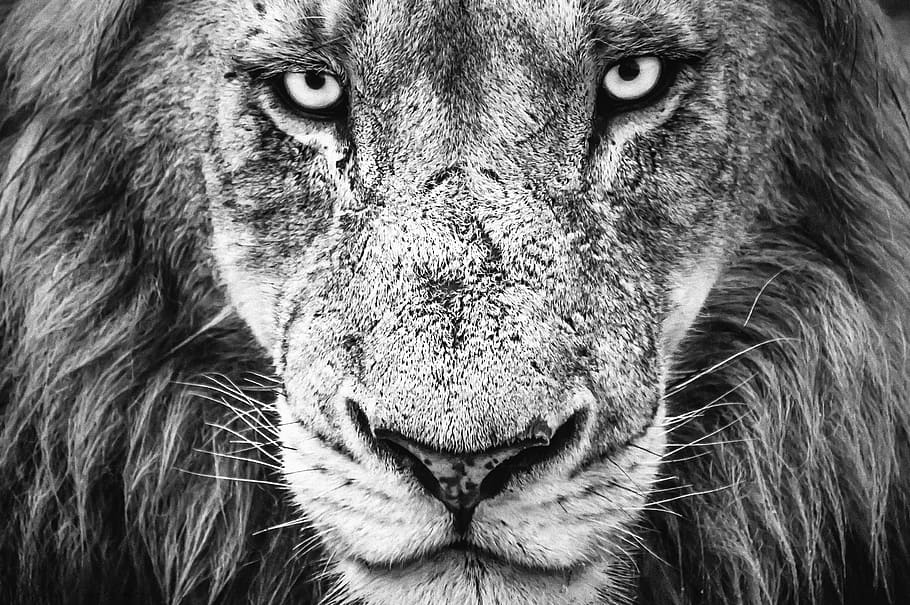
#> input picture animal-big-black-and-white-carnivore.jpg, 910 x 605 px
$ jupyter execute fft_donusumu.ipynb
#> lines starting #> are read from the running program, lines starting #| are printed output that depends on the picture
[cell 1]
import numpy as np
import matplotlib.pyplot as plt
import cv2
import os

# Grayscale resmi yükleme
img = cv2.imread(os.path.join('animal-big-black-and-white-carnivore.jpg'), cv2.IMREAD_GRAYSCALE)
#> img is the input picture: shape (605, 910); min 0, max 255, mean 112.6

# Resmi gösterme
plt.figure(figsize=(12, 6))
plt.subplot(2, 3, 1)
plt.imshow(img, cmap='gray')
plt.title('Orijinal Resim')
plt.axis('off')
plt.show()

# Fourier transformunu uygulama
f_transform = np.fft.fft2(img)
f_transform_shifted = np.fft.fftshift(f_transform)

# Magnitüd spektrumunu hesaplama ve gösterme
magnitude_spectrum = 20 * np.log(np.abs(f_transform_shifted))
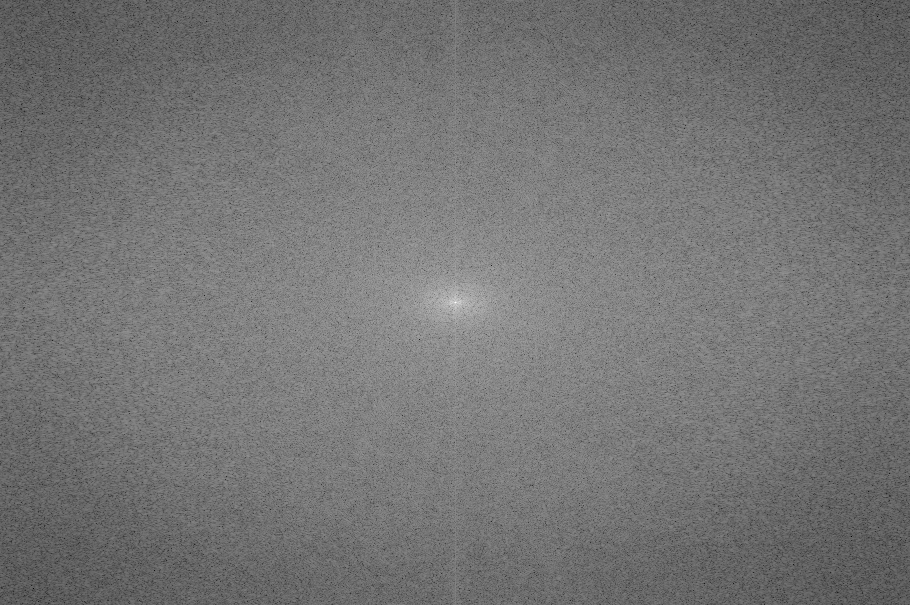
#> magnitude_spectrum: shape (605, 910) float64; min 49.43, max 358.8, mean 190.8; drawn with min black and max white

plt.imshow(magnitude_spectrum, cmap='gray')
plt.title('Fourier Transform Magnitude Spectrum')
plt.axis('off')
plt.show()

# Düşük geçiş ve yüksek geçiş filtrelerini oluşturma
rows, cols = img.shape
#> rows = 605; cols = 910
crow, ccol = rows // 2 , cols // 2
#> crow = 302; ccol = 455

# Düşük geçiş filtresi
low_pass_mask = np.zeros((rows, cols), np.uint8)
size = 30
low_pass_mask[crow - size:crow + size, ccol - size:ccol + size] = 1

# Yüksek geçiş filtresi
high_pass_mask = np.ones((rows, cols), np.uint8)
high_pass_mask[crow - size:crow + size, ccol - size:ccol + size] = 0

# Düşük geçiş filtresini uygulama
f_transform_shifted_low = f_transform_shifted * low_pass_mask
f_ishift_low = np.fft.ifftshift(f_transform_shifted_low)
img_reconstructed_low = np.fft.ifft2(f_ishift_low)
img_reconstructed_low = np.abs(img_reconstructed_low)
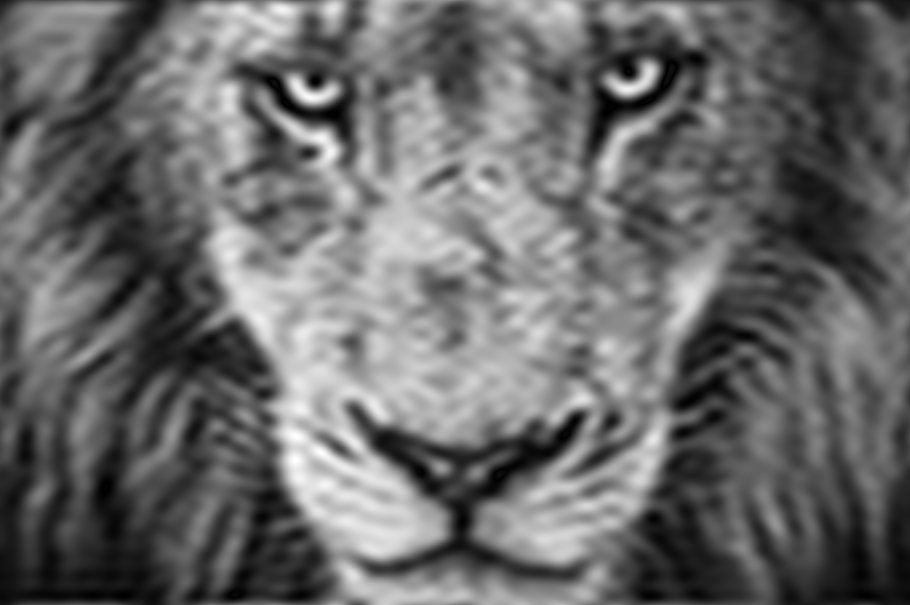
#> img_reconstructed_low: shape (605, 910) float64; min 0.00652, max 271.7, mean 112.6; drawn with min black and max white

low_magnitude_spectrum_filtered =  np.log(np.abs(f_transform_shifted_low) + 1)
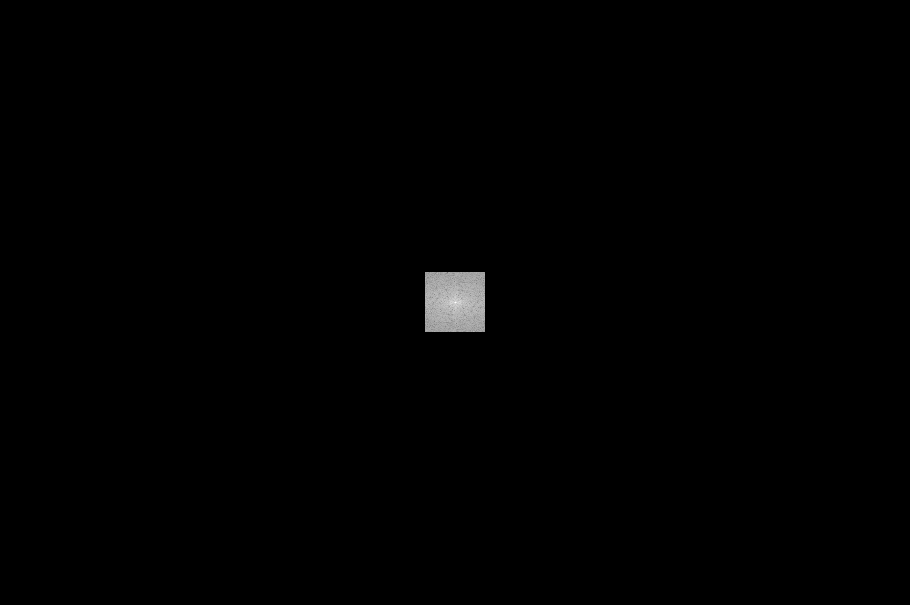
#> low_magnitude_spectrum_filtered: shape (605, 910) float64; min 0, max 17.94, mean 0.0793; drawn with min black and max white


# Yüksek geçiş filtresini uygulama
f_transform_shifted_high = f_transform_shifted * high_pass_mask
f_ishift_high = np.fft.ifftshift(f_transform_shifted_high)
img_reconstructed_high = np.fft.ifft2(f_ishift_high)
img_reconstructed_high = np.abs(img_reconstructed_high)
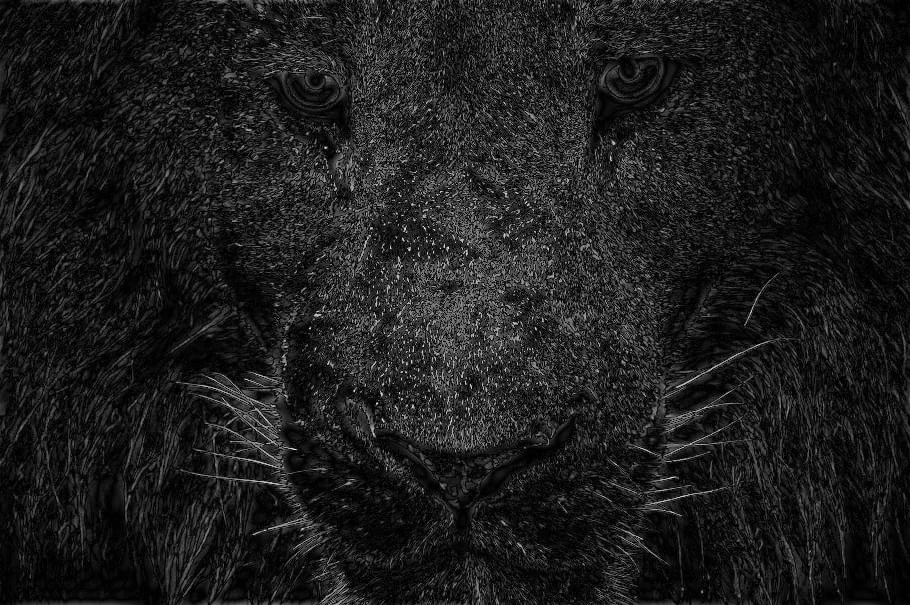
#> img_reconstructed_high: shape (605, 910) float64; min 0.0167, max 230.8, mean 29.6

high_magnitude_spectrum_filtered =  np.log(np.abs(f_transform_shifted_high) + 1)
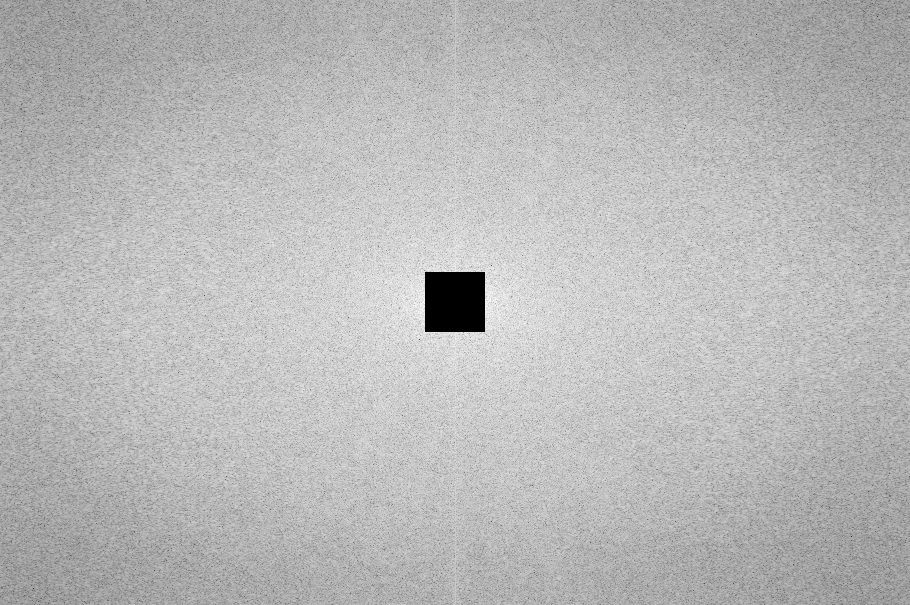
#> high_magnitude_spectrum_filtered: shape (605, 910) float64; min 0, max 13.05, mean 9.46; drawn with min black and max white

# Sonuçları görselleştirme
plt.imshow(img_reconstructed_low, cmap='gray')
plt.title('Düşük Geçiş Filtrelenmiş Resim')
plt.axis('off')
plt.show()

plt.imshow(img_reconstructed_high, cmap='gray')
plt.title('Yüksek Geçiş Filtrelenmiş Resim')
plt.axis('off')
plt.show()

plt.imshow(low_magnitude_spectrum_filtered, cmap='gray')
plt.title('Low Masked Magnitude Spectrum')
plt.axis('off')
plt.show()

plt.imshow(high_magnitude_spectrum_filtered, cmap='gray')
plt.title('High Masked Magnitude Spectrum')
plt.axis('off')
plt.show()
